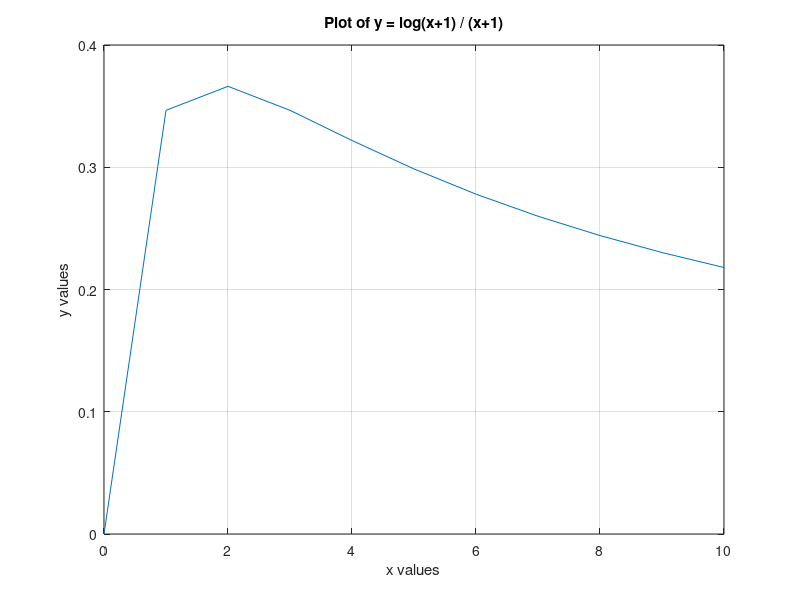

Write the MATLAB code that produced this figure.
x = [0,1,2,3,4,5,6,7,8,9,10];
y = (log(x+1)) ./ (x+1);

plot(x,y)
xlabel('x values');
ylabel('y values');
title('Plot of y = log(x+1) / (x+1)');
grid on;